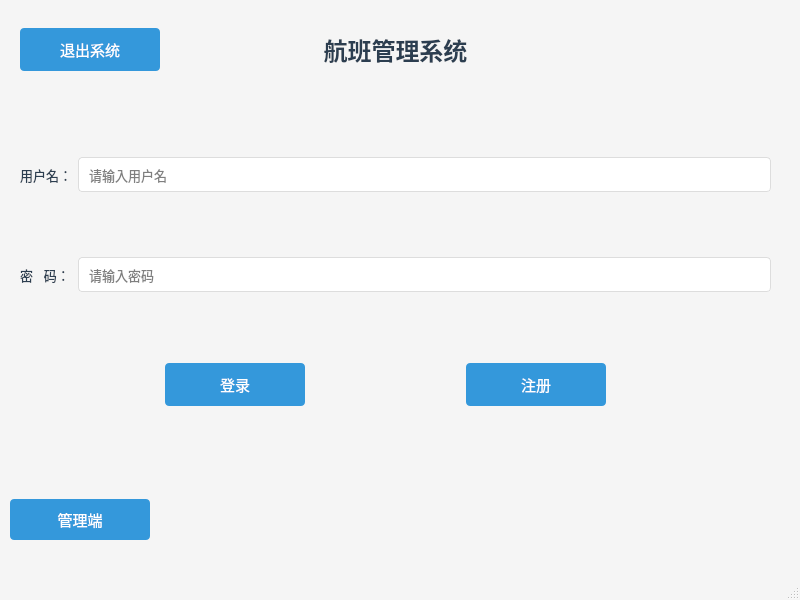
<?xml version="1.0" encoding="UTF-8"?>
<ui version="4.0">
 <class>MainWindow</class>
 <widget class="QMainWindow" name="MainWindow">
  <property name="geometry">
   <rect>
    <x>0</x>
    <y>0</y>
    <width>800</width>
    <height>600</height>
   </rect>
  </property>
  <property name="windowTitle">
   <string>航班管理系统</string>
  </property>
  <property name="styleSheet">
   <string notr="true">QMainWindow {
    background-color: #f5f5f5;
}
QPushButton {
    background-color: #3498db;
    color: white;
    border: none;
    padding: 10px 20px;
    border-radius: 4px;
    font-size: 11pt;
    min-width: 100px;
}
QPushButton:hover {
    background-color: #2980b9;
}

QPushButton:pressed {
    background-color: #21618c;
}

QLabel {
    color: #2c3e50;
    font-size: 10pt;
}

QLineEdit {
    padding: 8px;
    border: 1px solid #ddd;
    border-radius: 4px;
    background-color: white;
    font-size: 10pt;
}

QLineEdit:focus {
    border: 1px solid #3498db;
}</string>
  </property>
  <widget class="QWidget" name="centralwidget">
   <widget class="QStackedWidget" name="stackedWidget">
    <property name="geometry">
     <rect>
      <x>0</x>
      <y>-1</y>
      <width>801</width>
      <height>571</height>
     </rect>
    </property>
    <widget class="QWidget" name="page">
     <widget class="QPushButton" name="pushButton">
      <property name="geometry">
       <rect>
        <x>10</x>
        <y>500</y>
        <width>140</width>
        <height>41</height>
       </rect>
      </property>
      <property name="text">
       <string>管理端</string>
      </property>
     </widget>
     <widget class="QWidget" name="horizontalLayoutWidget">
      <property name="geometry">
       <rect>
        <x>20</x>
        <y>20</y>
        <width>751</width>
        <height>61</height>
       </rect>
      </property>
      <layout class="QHBoxLayout" name="horizontalLayout">
       <item>
        <widget class="QPushButton" name="pushButton_2">
         <property name="maximumSize">
          <size>
           <width>140</width>
           <height>16777215</height>
          </size>
         </property>
         <property name="text">
          <string>退出系统</string>
         </property>
        </widget>
       </item>
       <item>
        <widget class="QLabel" name="labelTitle">
         <property name="styleSheet">
          <string notr="true">font-size: 18pt;
font-weight: bold; color: #2c3e50; padding: 10px;</string>
         </property>
         <property name="text">
          <string>航班管理系统</string>
         </property>
         <property name="alignment">
          <set>Qt::AlignmentFlag::AlignCenter</set>
         </property>
        </widget>
       </item>
       <item>
        <widget class="QWidget" name="widget" native="true">
         <property name="maximumSize">
          <size>
           <width>140</width>
           <height>16777215</height>
          </size>
         </property>
        </widget>
       </item>
      </layout>
     </widget>
     <widget class="QLabel" name="labelLoginStatus">
      <property name="geometry">
       <rect>
        <x>10</x>
        <y>460</y>
        <width>751</width>
        <height>20</height>
       </rect>
      </property>
      <property name="text">
       <string/>
      </property>
      <property name="alignment">
       <set>Qt::AlignmentFlag::AlignCenter</set>
      </property>
     </widget>
     <widget class="QWidget" name="horizontalLayoutWidget_10">
      <property name="geometry">
       <rect>
        <x>10</x>
        <y>350</y>
        <width>751</width>
        <height>71</height>
       </rect>
      </property>
      <layout class="QHBoxLayout" name="horizontalLayout_10">
       <item>
        <spacer name="horizontalSpacer_7">
         <property name="orientation">
          <enum>Qt::Orientation::Horizontal</enum>
         </property>
         <property name="sizeHint" stdset="0">
          <size>
           <width>40</width>
           <height>20</height>
          </size>
         </property>
        </spacer>
       </item>
       <item>
        <widget class="QPushButton" name="btnLogin">
         <property name="text">
          <string>登录</string>
         </property>
        </widget>
       </item>
       <item>
        <spacer name="horizontalSpacer_9">
         <property name="orientation">
          <enum>Qt::Orientation::Horizontal</enum>
         </property>
         <property name="sizeHint" stdset="0">
          <size>
           <width>40</width>
           <height>20</height>
          </size>
         </property>
        </spacer>
       </item>
       <item>
        <widget class="QPushButton" name="btnToRegister">
         <property name="text">
          <string>注册</string>
         </property>
        </widget>
       </item>
       <item>
        <spacer name="horizontalSpacer_8">
         <property name="orientation">
          <enum>Qt::Orientation::Horizontal</enum>
         </property>
         <property name="sizeHint" stdset="0">
          <size>
           <width>40</width>
           <height>20</height>
          </size>
         </property>
        </spacer>
       </item>
      </layout>
     </widget>
     <widget class="QWidget" name="gridLayoutWidget">
      <property name="geometry">
       <rect>
        <x>20</x>
        <y>120</y>
        <width>751</width>
        <height>211</height>
       </rect>
      </property>
      <layout class="QGridLayout" name="gridLayout">
       <property name="topMargin">
        <number>0</number>
       </property>
       <property name="verticalSpacing">
        <number>27</number>
       </property>
       <item row="1" column="0">
        <widget class="QLabel" name="label_5">
         <property name="text">
          <string>密   码：</string>
         </property>
        </widget>
       </item>
       <item row="0" column="1">
        <widget class="QLineEdit" name="editUsername">
         <property name="text">
          <string/>
         </property>
         <property name="placeholderText">
          <string>请输入用户名</string>
         </property>
        </widget>
       </item>
       <item row="0" column="0">
        <widget class="QLabel" name="label">
         <property name="text">
          <string>用户名：</string>
         </property>
        </widget>
       </item>
       <item row="1" column="1">
        <widget class="QLineEdit" name="editPassword">
         <property name="echoMode">
          <enum>QLineEdit::EchoMode::Password</enum>
         </property>
         <property name="placeholderText">
          <string>请输入密码</string>
         </property>
        </widget>
       </item>
      </layout>
     </widget>
    </widget>
    <widget class="QWidget" name="pageRegister">
     <widget class="QWidget" name="horizontalLayoutWidget_4">
      <property name="geometry">
       <rect>
        <x>19</x>
        <y>20</y>
        <width>761</width>
        <height>61</height>
       </rect>
      </property>
      <layout class="QHBoxLayout" name="horizontalLayout_4">
       <item>
        <widget class="QLabel" name="labelRegTitle">
         <property name="styleSheet">
          <string notr="true">font-size: 18pt;
font-weight: bold; color: #2c3e50; padding: 10px;</string>
         </property>
         <property name="text">
          <string>用户注册</string>
         </property>
         <property name="alignment">
          <set>Qt::AlignmentFlag::AlignCenter</set>
         </property>
        </widget>
       </item>
      </layout>
     </widget>
     <widget class="QWidget" name="horizontalLayoutWidget_8">
      <property name="geometry">
       <rect>
        <x>20</x>
        <y>360</y>
        <width>761</width>
        <height>80</height>
       </rect>
      </property>
      <layout class="QHBoxLayout" name="horizontalLayout_8">
       <item>
        <spacer name="horizontalSpacer_3">
         <property name="orientation">
          <enum>Qt::Orientation::Horizontal</enum>
         </property>
         <property name="sizeHint" stdset="0">
          <size>
           <width>40</width>
           <height>20</height>
          </size>
         </property>
        </spacer>
       </item>
       <item>
        <widget class="QPushButton" name="btnRegister">
         <property name="text">
          <string>注册</string>
         </property>
        </widget>
       </item>
       <item>
        <spacer name="horizontalSpacer_4">
         <property name="orientation">
          <enum>Qt::Orientation::Horizontal</enum>
         </property>
         <property name="sizeHint" stdset="0">
          <size>
           <width>40</width>
           <height>20</height>
          </size>
         </property>
        </spacer>
       </item>
      </layout>
     </widget>
     <widget class="QLabel" name="labelRegStatus">
      <property name="geometry">
       <rect>
        <x>20</x>
        <y>530</y>
        <width>761</width>
        <height>31</height>
       </rect>
      </property>
      <property name="text">
       <string/>
      </property>
      <property name="alignment">
       <set>Qt::AlignmentFlag::AlignCenter</set>
      </property>
     </widget>
     <widget class="QWidget" name="horizontalLayoutWidget_9">
      <property name="geometry">
       <rect>
        <x>20</x>
        <y>450</y>
        <width>761</width>
        <height>80</height>
       </rect>
      </property>
      <layout class="QHBoxLayout" name="horizontalLayout_9">
       <item>
        <spacer name="horizontalSpacer_5">
         <property name="orientation">
          <enum>Qt::Orientation::Horizontal</enum>
         </property>
         <property name="sizeHint" stdset="0">
          <size>
           <width>40</width>
           <height>20</height>
          </size>
         </property>
        </spacer>
       </item>
       <item>
        <widget class="QPushButton" name="btnBackToLogin">
         <property name="text">
          <string>返回登陆</string>
         </property>
        </widget>
       </item>
       <item>
        <spacer name="horizontalSpacer_6">
         <property name="orientation">
          <enum>Qt::Orientation::Horizontal</enum>
         </property>
         <property name="sizeHint" stdset="0">
          <size>
           <width>40</width>
           <height>20</height>
          </size>
         </property>
        </spacer>
       </item>
      </layout>
     </widget>
     <widget class="QWidget" name="gridLayoutWidget_2">
      <property name="geometry">
       <rect>
        <x>20</x>
        <y>100</y>
        <width>761</width>
        <height>241</height>
       </rect>
      </property>
      <layout class="QGridLayout" name="gridLayout_2">
       <property name="verticalSpacing">
        <number>13</number>
       </property>
       <item row="1" column="0">
        <widget class="QLabel" name="label_3">
         <property name="text">
          <string>密      码：</string>
         </property>
        </widget>
       </item>
       <item row="0" column="0">
        <widget class="QLabel" name="label_2">
         <property name="text">
          <string>用  户 名：</string>
         </property>
        </widget>
       </item>
       <item row="1" column="1">
        <widget class="QLineEdit" name="editRegPassword">
         <property name="text">
          <string/>
         </property>
         <property name="echoMode">
          <enum>QLineEdit::EchoMode::Password</enum>
         </property>
         <property name="placeholderText">
          <string>请输入密码</string>
         </property>
        </widget>
       </item>
       <item row="0" column="1">
        <widget class="QLineEdit" name="editRegUsername">
         <property name="placeholderText">
          <string>请输入用户名</string>
         </property>
        </widget>
       </item>
       <item row="2" column="0">
        <widget class="QLabel" name="label_4">
         <property name="text">
          <string>确认密码：</string>
         </property>
        </widget>
       </item>
       <item row="2" column="1">
        <widget class="QLineEdit" name="editConfirmPassword">
         <property name="echoMode">
          <enum>QLineEdit::EchoMode::Password</enum>
         </property>
         <property name="placeholderText">
          <string>请再次输入密码</string>
         </property>
        </widget>
       </item>
      </layout>
     </widget>
    </widget>
   </widget>
  </widget>
  <widget class="QMenuBar" name="menubar">
   <property name="geometry">
    <rect>
     <x>0</x>
     <y>0</y>
     <width>800</width>
     <height>24</height>
    </rect>
   </property>
  </widget>
  <widget class="QStatusBar" name="statusbar"/>
 </widget>
 <tabstops>
  <tabstop>pushButton</tabstop>
  <tabstop>btnRegister</tabstop>
 </tabstops>
 <resources/>
 <connections/>
</ui>
